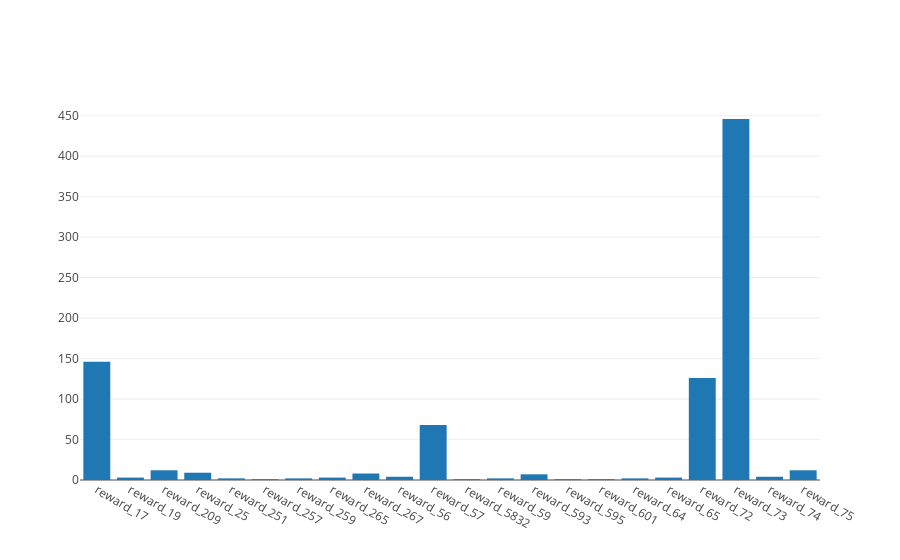

Here is the notebook cell this chart was saved with:
### Code cell
%matplotlib inline
from plotly.offline import download_plotlyjs, init_notebook_mode, plot, iplot
import plotly.plotly as py
import plotly.graph_objs as go

# Connect Plotly in offline mode. 
init_notebook_mode(connected = True) 



data = [go.Bar(
        x=unique,
        y=counts
        )]

iplot(data)

### Figure 1 — Plotly figure (JSON) as saved in the notebook; plotly's stock layout.template omitted (floating-point values rounded to 4 significant figures)
{"data": [{"type": "bar", "uid": "b5bb1de1-2ef6-4eb2-9e16-a244d9f96cc2", "x": ["reward_17", "reward_19", "reward_209", "reward_25", "reward_251", "reward_257", "reward_259", "reward_265", "reward_267", "reward_56", "reward_57", "reward_5832", "reward_59", "reward_593", "reward_595", "reward_601", "reward_64", "reward_65", "reward_72", "reward_73", "reward_74", "reward_75"], "y": [146, 3, 12, 9, 2, 1, 2, 3, 8, 4, 68, 1, 2, 7, 1, 1, 2, 3, 126, 446, 4, 12]}], "layout": {}}
